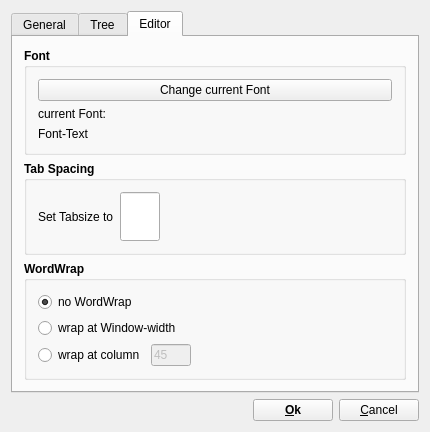
<ui version="4.0" >
 <class>IOptionsDialog</class>
 <widget class="QDialog" name="IOptionsDialog" >
  <property name="geometry" >
   <rect>
    <x>0</x>
    <y>0</y>
    <width>430</width>
    <height>432</height>
   </rect>
  </property>
  <property name="windowTitle" >
   <string>TuxCards Options</string>
  </property>
  <layout class="QVBoxLayout" >
   <property name="spacing" >
    <number>6</number>
   </property>
   <property name="leftMargin" >
    <number>11</number>
   </property>
   <property name="topMargin" >
    <number>11</number>
   </property>
   <property name="rightMargin" >
    <number>11</number>
   </property>
   <property name="bottomMargin" >
    <number>11</number>
   </property>
   <item>
    <widget class="QTabWidget" name="TabWidget2" >
     <property name="currentIndex" >
      <number>2</number>
     </property>
     <widget class="QWidget" name="tab1" >
      <attribute name="title" >
       <string>General</string>
      </attribute>
      <layout class="QVBoxLayout" >
       <item>
        <widget class="QLabel" name="TextLabel1_3" >
         <property name="text" >
          <string>&lt;b>Saving&lt;/b></string>
         </property>
         <property name="wordWrap" >
          <bool>false</bool>
         </property>
        </widget>
       </item>
       <item>
        <layout class="QHBoxLayout" >
         <property name="spacing" >
          <number>6</number>
         </property>
         <property name="leftMargin" >
          <number>0</number>
         </property>
         <property name="topMargin" >
          <number>0</number>
         </property>
         <property name="rightMargin" >
          <number>0</number>
         </property>
         <property name="bottomMargin" >
          <number>0</number>
         </property>
         <item>
          <widget class="QCheckBox" name="autosave" >
           <property name="text" >
            <string>Autosave all</string>
           </property>
           <property name="checked" >
            <bool>true</bool>
           </property>
          </widget>
         </item>
         <item>
          <widget class="QLineEdit" name="saveMinutes" >
           <property name="maximumSize" >
            <size>
             <width>50</width>
             <height>32767</height>
            </size>
           </property>
           <property name="text" >
            <string>15</string>
           </property>
          </widget>
         </item>
         <item>
          <widget class="QLabel" name="TextLabel2_3" >
           <property name="text" >
            <string>Minutes</string>
           </property>
           <property name="wordWrap" >
            <bool>false</bool>
           </property>
          </widget>
         </item>
         <item>
          <spacer>
           <property name="orientation" >
            <enum>Qt::Horizontal</enum>
           </property>
           <property name="sizeType" >
            <enum>QSizePolicy::Expanding</enum>
           </property>
           <property name="sizeHint" >
            <size>
             <width>20</width>
             <height>20</height>
            </size>
           </property>
          </spacer>
         </item>
        </layout>
       </item>
       <item>
        <widget class="QCheckBox" name="saveWhenLeaving" >
         <property name="text" >
          <string>Save Data when leaving TuxCards</string>
         </property>
         <property name="checked" >
          <bool>true</bool>
         </property>
        </widget>
       </item>
       <item>
        <widget class="QCheckBox" name="createBackup" >
         <property name="text" >
          <string>Create Backupfile</string>
         </property>
        </widget>
       </item>
       <item>
        <widget class="QGroupBox" name="groupBox7" >
         <property name="title" >
          <string>Execute Command after Saving</string>
         </property>
         <layout class="QHBoxLayout" >
          <item>
           <widget class="QLineEdit" name="pCommandLine" />
          </item>
         </layout>
        </widget>
       </item>
       <item>
        <spacer>
         <property name="orientation" >
          <enum>Qt::Vertical</enum>
         </property>
         <property name="sizeHint" >
          <size>
           <width>20</width>
           <height>50</height>
          </size>
         </property>
        </spacer>
       </item>
       <item>
        <widget class="QLabel" name="textLabel1" >
         <property name="text" >
          <string>&lt;b>Look &amp; Feel&lt;/b></string>
         </property>
         <property name="wordWrap" >
          <bool>false</bool>
         </property>
        </widget>
       </item>
       <item>
        <widget class="QGroupBox" name="groupBox7_2" >
         <property name="title" >
          <string>Icon Directory</string>
         </property>
         <layout class="QHBoxLayout" >
          <item>
           <widget class="QLineEdit" name="mpIconDirecory" />
          </item>
         </layout>
        </widget>
       </item>
       <item>
        <spacer>
         <property name="orientation" >
          <enum>Qt::Vertical</enum>
         </property>
         <property name="sizeType" >
          <enum>QSizePolicy::Expanding</enum>
         </property>
         <property name="sizeHint" >
          <size>
           <width>20</width>
           <height>21</height>
          </size>
         </property>
        </spacer>
       </item>
      </layout>
     </widget>
     <widget class="QWidget" name="tab4" >
      <attribute name="title" >
       <string>Tree</string>
      </attribute>
      <layout class="QVBoxLayout" >
       <property name="spacing" >
        <number>6</number>
       </property>
       <property name="leftMargin" >
        <number>11</number>
       </property>
       <property name="topMargin" >
        <number>11</number>
       </property>
       <property name="rightMargin" >
        <number>11</number>
       </property>
       <property name="bottomMargin" >
        <number>11</number>
       </property>
       <item>
        <widget class="QGroupBox" name="GroupBox7_2" >
         <property name="font" >
          <font>
           <weight>75</weight>
           <bold>true</bold>
          </font>
         </property>
         <property name="title" >
          <string>Font</string>
         </property>
         <property name="alignment" >
          <set>Qt::AlignLeading|Qt::AlignLeft|Qt::AlignTop</set>
         </property>
         <layout class="QVBoxLayout" >
          <property name="spacing" >
           <number>6</number>
          </property>
          <property name="leftMargin" >
           <number>11</number>
          </property>
          <property name="topMargin" >
           <number>11</number>
          </property>
          <property name="rightMargin" >
           <number>11</number>
          </property>
          <property name="bottomMargin" >
           <number>11</number>
          </property>
          <item>
           <widget class="QPushButton" name="treeFontButton" >
            <property name="font" >
             <font>
              <weight>50</weight>
              <bold>false</bold>
             </font>
            </property>
            <property name="text" >
             <string>Change current Font</string>
            </property>
           </widget>
          </item>
          <item>
           <widget class="QLabel" name="TextLabel2_5_2" >
            <property name="font" >
             <font>
              <weight>50</weight>
              <bold>false</bold>
             </font>
            </property>
            <property name="text" >
             <string>current Font:</string>
            </property>
            <property name="wordWrap" >
             <bool>false</bool>
            </property>
           </widget>
          </item>
          <item>
           <widget class="QLabel" name="treeFontText" >
            <property name="font" >
             <font>
              <weight>50</weight>
              <bold>false</bold>
             </font>
            </property>
            <property name="text" >
             <string>Font-Text</string>
            </property>
            <property name="wordWrap" >
             <bool>false</bool>
            </property>
           </widget>
          </item>
          <item>
           <spacer>
            <property name="orientation" >
             <enum>Qt::Vertical</enum>
            </property>
            <property name="sizeType" >
             <enum>QSizePolicy::Expanding</enum>
            </property>
            <property name="sizeHint" >
             <size>
              <width>20</width>
              <height>20</height>
             </size>
            </property>
           </spacer>
          </item>
         </layout>
        </widget>
       </item>
       <item>
        <spacer>
         <property name="orientation" >
          <enum>Qt::Vertical</enum>
         </property>
         <property name="sizeType" >
          <enum>QSizePolicy::Expanding</enum>
         </property>
         <property name="sizeHint" >
          <size>
           <width>20</width>
           <height>20</height>
          </size>
         </property>
        </spacer>
       </item>
      </layout>
     </widget>
     <widget class="QWidget" name="tab5" >
      <attribute name="title" >
       <string>Editor</string>
      </attribute>
      <layout class="QVBoxLayout" >
       <item>
        <widget class="QGroupBox" name="GroupBox7" >
         <property name="font" >
          <font>
           <weight>75</weight>
           <bold>true</bold>
          </font>
         </property>
         <property name="title" >
          <string>Font</string>
         </property>
         <property name="alignment" >
          <set>Qt::AlignLeading|Qt::AlignLeft|Qt::AlignTop</set>
         </property>
         <layout class="QVBoxLayout" >
          <property name="spacing" >
           <number>6</number>
          </property>
          <property name="leftMargin" >
           <number>11</number>
          </property>
          <property name="topMargin" >
           <number>11</number>
          </property>
          <property name="rightMargin" >
           <number>11</number>
          </property>
          <property name="bottomMargin" >
           <number>11</number>
          </property>
          <item>
           <widget class="QPushButton" name="editorFontButton" >
            <property name="font" >
             <font>
              <weight>50</weight>
              <bold>false</bold>
             </font>
            </property>
            <property name="text" >
             <string>Change current Font</string>
            </property>
           </widget>
          </item>
          <item>
           <widget class="QLabel" name="TextLabel2_5" >
            <property name="font" >
             <font>
              <weight>50</weight>
              <bold>false</bold>
             </font>
            </property>
            <property name="text" >
             <string>current Font:</string>
            </property>
            <property name="wordWrap" >
             <bool>false</bool>
            </property>
           </widget>
          </item>
          <item>
           <widget class="QLabel" name="editorFontText" >
            <property name="font" >
             <font>
              <weight>50</weight>
              <bold>false</bold>
             </font>
            </property>
            <property name="text" >
             <string>Font-Text</string>
            </property>
            <property name="wordWrap" >
             <bool>false</bool>
            </property>
           </widget>
          </item>
         </layout>
        </widget>
       </item>
       <item>
        <widget class="QGroupBox" name="GroupBox5" >
         <property name="font" >
          <font>
           <weight>75</weight>
           <bold>true</bold>
          </font>
         </property>
         <property name="title" >
          <string>Tab Spacing</string>
         </property>
         <layout class="QHBoxLayout" >
          <property name="spacing" >
           <number>6</number>
          </property>
          <property name="leftMargin" >
           <number>11</number>
          </property>
          <property name="topMargin" >
           <number>11</number>
          </property>
          <property name="rightMargin" >
           <number>11</number>
          </property>
          <property name="bottomMargin" >
           <number>11</number>
          </property>
          <item>
           <widget class="QLabel" name="TextLabel1" >
            <property name="font" >
             <font>
              <weight>50</weight>
              <bold>false</bold>
             </font>
            </property>
            <property name="text" >
             <string>Set Tabsize to</string>
            </property>
            <property name="wordWrap" >
             <bool>false</bool>
            </property>
           </widget>
          </item>
          <item>
           <widget class="QLineEdit" name="tabSize" >
            <property name="minimumSize" >
             <size>
              <width>0</width>
              <height>0</height>
             </size>
            </property>
            <property name="maximumSize" >
             <size>
              <width>40</width>
              <height>32767</height>
             </size>
            </property>
            <property name="font" >
             <font>
              <weight>50</weight>
              <bold>false</bold>
             </font>
            </property>
           </widget>
          </item>
          <item>
           <spacer>
            <property name="orientation" >
             <enum>Qt::Horizontal</enum>
            </property>
            <property name="sizeType" >
             <enum>QSizePolicy::Expanding</enum>
            </property>
            <property name="sizeHint" >
             <size>
              <width>20</width>
              <height>20</height>
             </size>
            </property>
           </spacer>
          </item>
         </layout>
        </widget>
       </item>
       <item>
        <widget class="QGroupBox" name="ButtonGroup17" >
         <property name="font" >
          <font>
           <weight>75</weight>
           <bold>true</bold>
          </font>
         </property>
         <property name="title" >
          <string>WordWrap</string>
         </property>
         <layout class="QVBoxLayout" >
          <property name="spacing" >
           <number>6</number>
          </property>
          <property name="leftMargin" >
           <number>11</number>
          </property>
          <property name="topMargin" >
           <number>11</number>
          </property>
          <property name="rightMargin" >
           <number>11</number>
          </property>
          <property name="bottomMargin" >
           <number>11</number>
          </property>
          <item>
           <widget class="QRadioButton" name="noWrap" >
            <property name="font" >
             <font>
              <weight>50</weight>
              <bold>false</bold>
             </font>
            </property>
            <property name="text" >
             <string>no WordWrap</string>
            </property>
            <property name="checked" >
             <bool>true</bool>
            </property>
           </widget>
          </item>
          <item>
           <widget class="QRadioButton" name="widgetWrap" >
            <property name="font" >
             <font>
              <weight>50</weight>
              <bold>false</bold>
             </font>
            </property>
            <property name="text" >
             <string>wrap at Window-width</string>
            </property>
           </widget>
          </item>
          <item>
           <layout class="QHBoxLayout" >
            <property name="spacing" >
             <number>6</number>
            </property>
            <property name="leftMargin" >
             <number>0</number>
            </property>
            <property name="topMargin" >
             <number>0</number>
            </property>
            <property name="rightMargin" >
             <number>0</number>
            </property>
            <property name="bottomMargin" >
             <number>0</number>
            </property>
            <item>
             <widget class="QRadioButton" name="columnWrap" >
              <property name="font" >
               <font>
                <weight>50</weight>
                <bold>false</bold>
               </font>
              </property>
              <property name="text" >
               <string>wrap at column</string>
              </property>
             </widget>
            </item>
            <item>
             <widget class="QLineEdit" name="wrapColumn" >
              <property name="enabled" >
               <bool>false</bool>
              </property>
              <property name="sizePolicy" >
               <sizepolicy vsizetype="Fixed" hsizetype="Fixed" >
                <horstretch>0</horstretch>
                <verstretch>0</verstretch>
               </sizepolicy>
              </property>
              <property name="minimumSize" >
               <size>
                <width>0</width>
                <height>0</height>
               </size>
              </property>
              <property name="maximumSize" >
               <size>
                <width>40</width>
                <height>32767</height>
               </size>
              </property>
              <property name="font" >
               <font>
                <weight>50</weight>
                <bold>false</bold>
               </font>
              </property>
              <property name="text" >
               <string>45</string>
              </property>
             </widget>
            </item>
            <item>
             <spacer>
              <property name="orientation" >
               <enum>Qt::Horizontal</enum>
              </property>
              <property name="sizeType" >
               <enum>QSizePolicy::Expanding</enum>
              </property>
              <property name="sizeHint" >
               <size>
                <width>20</width>
                <height>20</height>
               </size>
              </property>
             </spacer>
            </item>
           </layout>
          </item>
         </layout>
        </widget>
       </item>
      </layout>
     </widget>
    </widget>
   </item>
   <item>
    <layout class="QHBoxLayout" >
     <property name="spacing" >
      <number>6</number>
     </property>
     <property name="leftMargin" >
      <number>0</number>
     </property>
     <property name="topMargin" >
      <number>0</number>
     </property>
     <property name="rightMargin" >
      <number>0</number>
     </property>
     <property name="bottomMargin" >
      <number>0</number>
     </property>
     <item>
      <spacer>
       <property name="orientation" >
        <enum>Qt::Horizontal</enum>
       </property>
       <property name="sizeType" >
        <enum>QSizePolicy::Expanding</enum>
       </property>
       <property name="sizeHint" >
        <size>
         <width>20</width>
         <height>20</height>
        </size>
       </property>
      </spacer>
     </item>
     <item>
      <widget class="QPushButton" name="mpOkButton" >
       <property name="font" >
        <font>
         <weight>75</weight>
         <bold>true</bold>
        </font>
       </property>
       <property name="text" >
        <string>&amp;Ok</string>
       </property>
       <property name="shortcut" >
        <string>Alt+O</string>
       </property>
      </widget>
     </item>
     <item>
      <widget class="QPushButton" name="PushButton19" >
       <property name="text" >
        <string>&amp;Cancel</string>
       </property>
      </widget>
     </item>
    </layout>
   </item>
  </layout>
 </widget>
 <layoutdefault spacing="6" margin="11" />
 <resources/>
 <connections>
  <connection>
   <sender>mpOkButton</sender>
   <signal>released()</signal>
   <receiver>IOptionsDialog</receiver>
   <slot>accept()</slot>
   <hints>
    <hint type="sourcelabel" >
     <x>20</x>
     <y>20</y>
    </hint>
    <hint type="destinationlabel" >
     <x>20</x>
     <y>20</y>
    </hint>
   </hints>
  </connection>
  <connection>
   <sender>PushButton19</sender>
   <signal>released()</signal>
   <receiver>IOptionsDialog</receiver>
   <slot>reject()</slot>
   <hints>
    <hint type="sourcelabel" >
     <x>20</x>
     <y>20</y>
    </hint>
    <hint type="destinationlabel" >
     <x>20</x>
     <y>20</y>
    </hint>
   </hints>
  </connection>
  <connection>
   <sender>columnWrap</sender>
   <signal>toggled(bool)</signal>
   <receiver>wrapColumn</receiver>
   <slot>setEnabled(bool)</slot>
   <hints>
    <hint type="sourcelabel" >
     <x>20</x>
     <y>20</y>
    </hint>
    <hint type="destinationlabel" >
     <x>20</x>
     <y>20</y>
    </hint>
   </hints>
  </connection>
  <connection>
   <sender>autosave</sender>
   <signal>toggled(bool)</signal>
   <receiver>saveMinutes</receiver>
   <slot>setEnabled(bool)</slot>
   <hints>
    <hint type="sourcelabel" >
     <x>20</x>
     <y>20</y>
    </hint>
    <hint type="destinationlabel" >
     <x>20</x>
     <y>20</y>
    </hint>
   </hints>
  </connection>
 </connections>
</ui>
